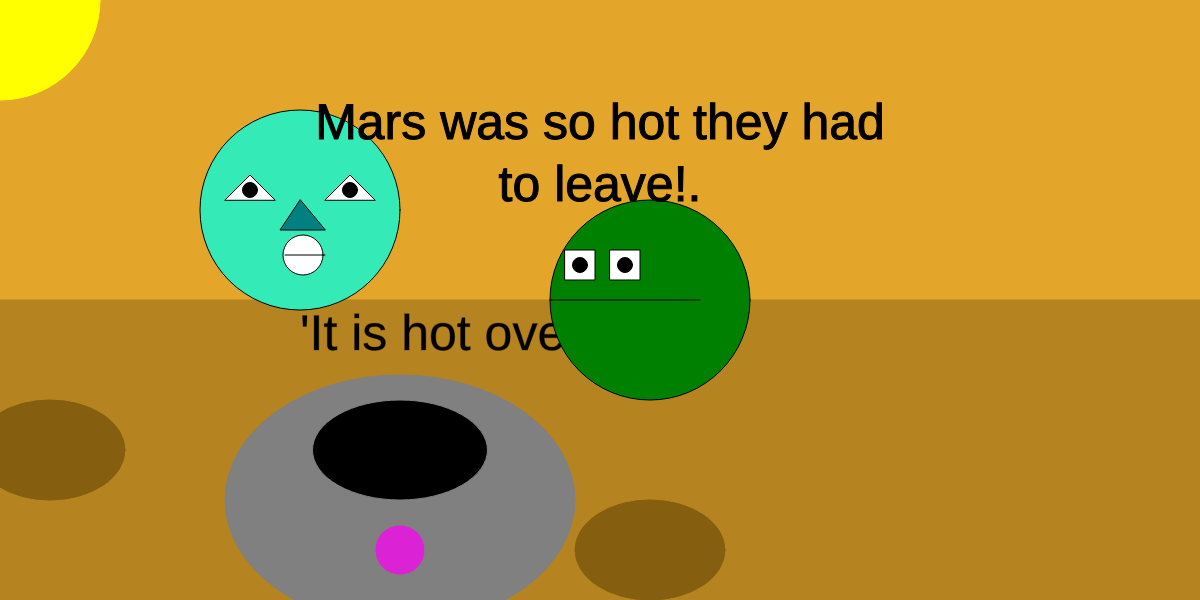
Frame 1 (no input)
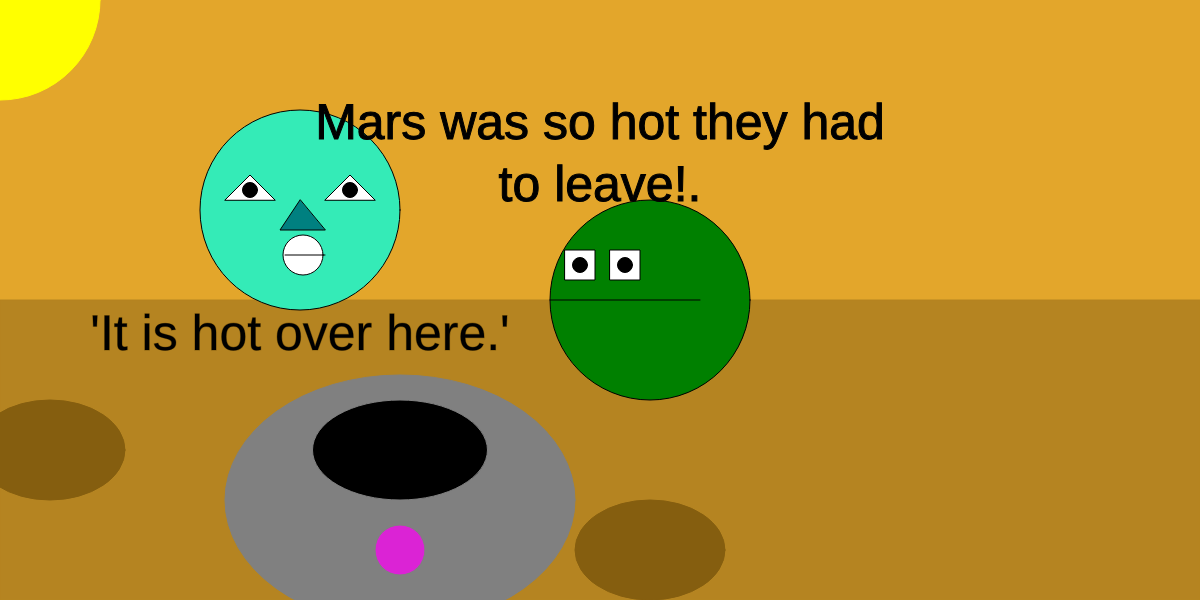
Frame 60 (no input)
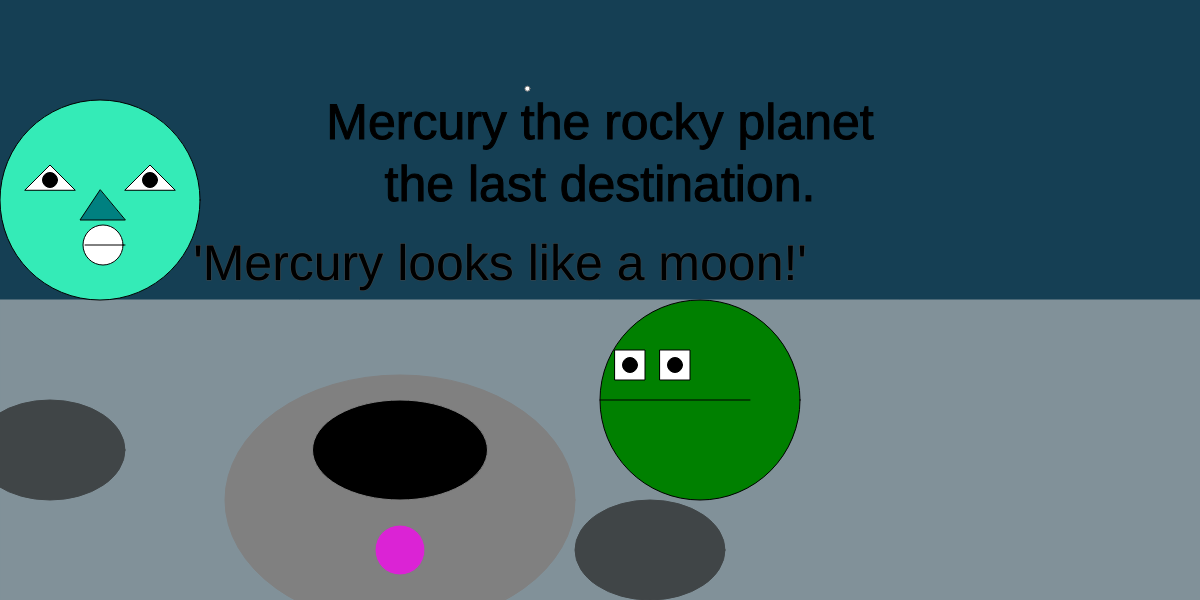
Frame 120 (the mouse pressed at the canvas centre since frame 60)

The p5.js sketch that drew these frames (run headless with seeded random() and noise() and a simulated clock; from frame 60 on, the mouse is pressed at the canvas centre):

// p5.js sketch
// ── sketch.js
var x = 100;
var y = 200;
var faceSize = 200;
var eyeSize = 50;

var scene = "mars"
var cloud = 50
var cloud2 = 200


function setup() {
    createCanvas(windowWidth, 600);



}

function mousePressed() {
    if (scene == "mars") {
        scene = "mercury";
    } else if (scene == "mercury") {
        scene = "earth";
    } else if (scene == "earth") {
        scene = "mars";
    }
}



function draw() {



    if (scene == "earth") {
        background("#34d2eb");


        fill("white");
        stroke("noStroke");
        ellipse(cloud + 1, 75, 150, 100);
        cloud = cloud + 1;

        fill("white");
        stroke("noStroke");
        ellipse(cloud + 100, cloud2, 150, 100);

        //grass ground//
        fill("#6adb23");
        stroke("#6adb23");
        rect(0, 500, windowWidth, 100);

        //mountains//
        fill("brown");
        stroke("brown");
        triangle(250, 200, 0, 500, 500, 500);

        fill("brown");
        stroke("brown");
        triangle(500, 300, 300, 500, 750, 500);
        

        max(x + 150, y + 100, faceSize, "#34ebb7", "wow its beautiful");
        alex(x + 100, y - 100, faceSize, "purple", "floating smoke look");
        narration("Earth was the first planet they visited.")



    } else if (scene == "mars") {
        background("#e3a62b");


        //mars scene//
        fill("#b58421");
        stroke("#b58421");
        rect(0, 300, windowWidth, 300);

        fill("yellow");
        stroke("yellow");
        ellipse(mouseX, mouseY, 200, 200);

        //terrain//
        fill("#855e0f");
        stroke("#855e0f");
        ellipse(650, 550, 150, 100);

        fill("#855e0f");
        stroke("#855e0f");
        ellipse(50, 450, 150, 100);

        fill("black");
        textSize(50);
        text("'It is hot over here.'", 300, y+150);

        max(x + 200, y + 10, 200, "#34ebb7", "wow thats bright");
        alex(x - 50, y - 100, 200, "purple", "my eyes are on fire");
        narration("Mars was so hot they had to leave!.");



    } else if (scene == "mercury") {
        background("#153f54");


        fill("white");
        ellipse(random(width), random(height), 5, 5);

        fill("white");
        ellipse(random(width), random(height), 5, 5);

        fill("white");
        ellipse(random(width), random(height), 5, 5);

        fill("#819199");
        stroke("#819199");
        rect(0, 300, windowWidth, 300);

        //terrain//
        fill("#404547");
        stroke("#404547");
        ellipse(650, 550, 150, 100);

        fill("#404547");
        stroke("#404547");
        ellipse(50, 450, 150, 100);

        fill("black");
        textSize(50);
        text("'Mercury looks like a moon!'", 500, y+80);

        max(x, y, 200, "#34ebb7", "too peaceful");
        alex(x, y, 200, "purple", "looks peaceful");
        narration("Mercury the rocky planet the last destination.");

    }




    if (cloud > windowWidth) {
        cloud = 50;
    }

    function narration(story) {
        textAlign(CENTER);
        text(story, width / 4, height - 500, width / 2, 200);

    }

    function max(x, y, size, col, greeting) {

        // Alien Dude 1(max)
        fill("#34ebb7"); //alien dude skin color.
        stroke("black");
        ellipse(x, y, faceSize);
        fill("white");
        triangle(x + 25, y - 10, x + 50, y - 35, x + 75, y - 10); // right eye.
        fill("white");
        triangle(x - 25, y - 10, x - 50, y - 35, x - 75, y - 10); // left eye.
        fill(0, 128, 128);
        triangle(x, y - 10, x - 20, y + 20, x + 25, y + 20); // nose.
        fill("white");
        ellipse(x + 3, y + 45, 40); // mouth.
        fill("black");
        line(x - 15, y + 45, x + 25, y + 45, 180); // teeth line.
        fill("black");
        ellipse(x + 50, y - 20, 15); // right eye pupil.
        fill("black");
        ellipse(x - 50, y - 20, 15); // left eye pupil.
        
       
    }


    // Greeting 
    // fill("black");
    // textSize(50);
    // text(greeting, 250, y);

    function alex(x, y, size, col, greeting) {
        // alien dude 2
        fill("green");
        ellipse(x + 600, y + 200, faceSize);
        fill("white");
        rect(x + 560, y + 150, 30, 30); // left eye.
        fill("black");
        ellipse(x + 575, y + 165, 15); // left pupil.
        fill("white");
        rect(x + 515, y + 150, 30, 30); // right eye.
        fill("black");
        ellipse(x + 530, y + 165, 15); // right pupil.
        fill("black");
        line(x + 500, y + 200, x + 650, y + 200); // mouth.
        
    

    }

    //spaceship//
    fill("gray");
    stroke("gray");
    ellipse(400, 500, 350, 250);
    fill("black");
    ellipse(400, 450, 175, 100);
    //lights//
    fill("#db23d5");
    ellipse(400, 550, 50, 50);

}
